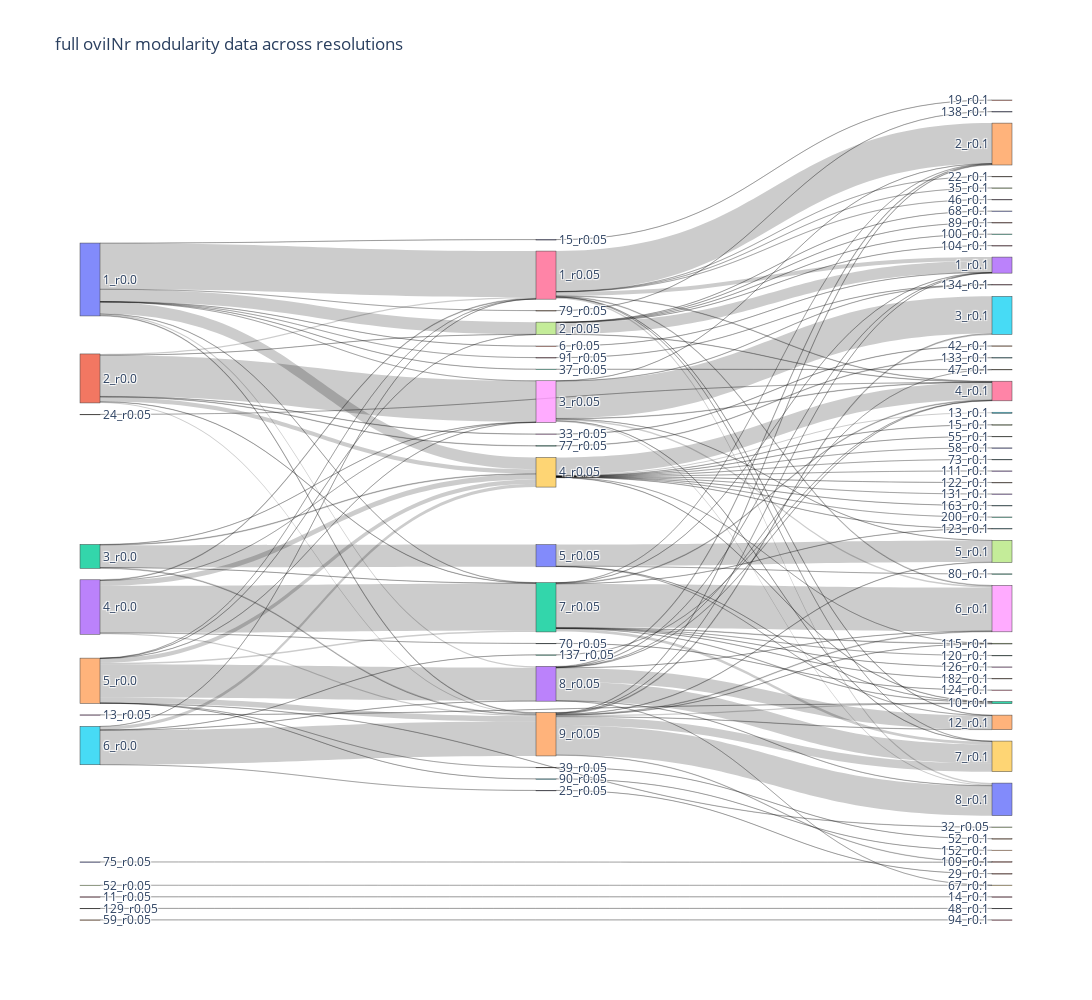

The notebook cell this image was saved under:
### Code cell
import plotly.graph_objects as go

fig = go.Figure(data=[go.Sankey(
    node = dict(
        pad = 15,
        thickness=20,
        #line=dict(color='blue', width=0.5),
        label = nodes,
        #color='green'
    ),
    link = dict(
        source= links_dict['source'],
        target = links_dict['target'],
        value = links_dict['value']
    )
    
)
])
fig.update_layout(title='full oviINr modularity data across resolutions', width=1600, height=1000)
fig.show()

### Figure 1 — Plotly figure (JSON) as saved in the notebook; plotly's stock layout.template omitted (floating-point values rounded to 4 significant figures; data arrays with more than 128 entries replaced by an {"elided": "..."} marker saying what was removed)
{"data": [{"link": {"source": {"elided": "139 int values"}, "target": {"elided": "139 int values"}, "value": {"elided": "139 int values"}}, "node": {"label": {"elided": "4762 str values"}, "pad": 15, "thickness": 20}, "type": "sankey"}], "layout": {"height": 1000, "title": {"text": "full oviINr modularity data across resolutions"}, "width": 1600}}
